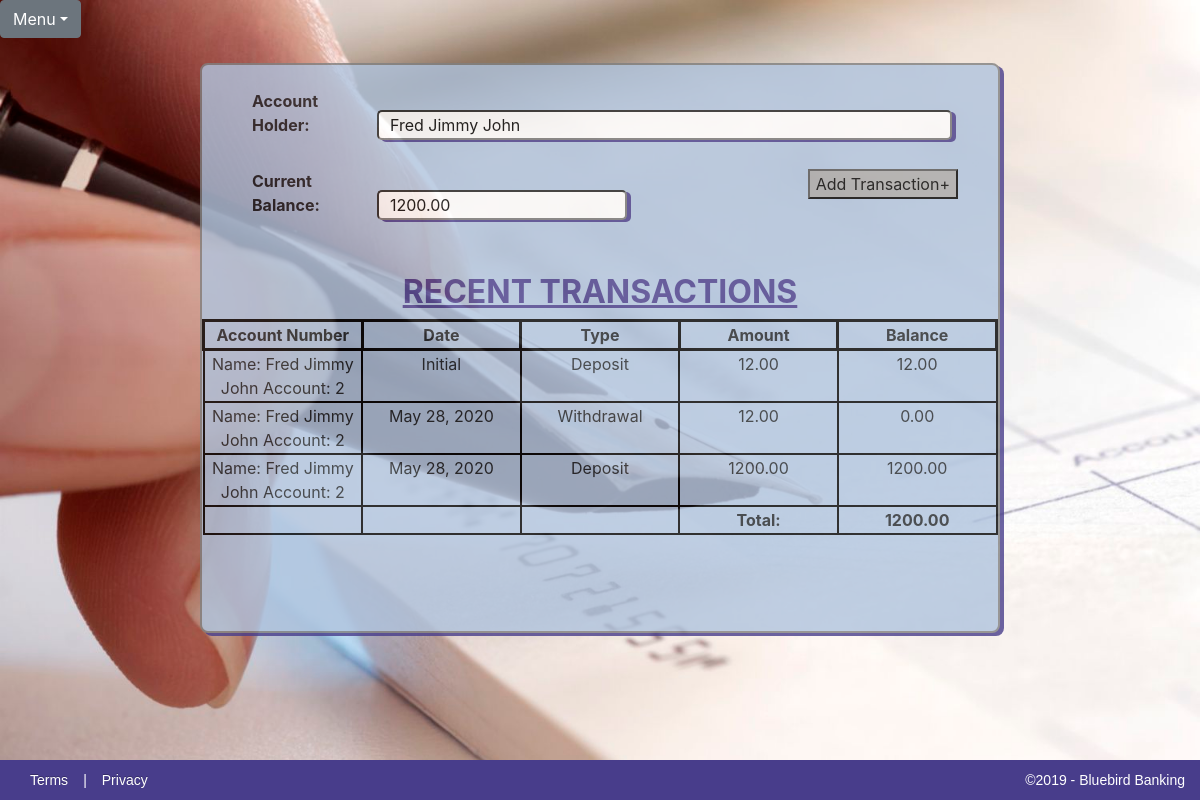
Screenshot of /2/BalanceSheet/ with the database file from the repository.
### CheckbookApp/models.py (models this page shows, shortened)
class Account(models.Model):
    firstName = models.CharField(max_length=60, default="", blank=True, null=False)
    lastName = models.CharField(max_length=60, default="", blank=True, null=False)
    startingBalance = models.DecimalField(default=0.00, max_digits=10000, decimal_places=2)
    accounts = models.Manager()
    def __str__(self):
        return "Name: {} {} Account: {}".format(self.firstName,self.lastName,self.id)

class Transaction(models.Model):
    date = models.DateField()
    type = models.CharField(max_length=60, choices=TYPE_CHOICES, null=False)
    amount = models.DecimalField(default=0.00, max_digits=10000, decimal_places=2, null=False)
    description = models.TextField(max_length=300, default="", blank=True)
    account = models.ForeignKey(Account,on_delete=models.CASCADE, null=False)
    transactions = models.Manager()

### CheckbookApp/views.py (the view)
# urls.py: path('<int:pk>/BalanceSheet/', views.balanceSheet, name="balancesheet"),
def balanceSheet(request,pk):#ADD WILDCARDS BELOW (AFTER INDEX.HTML)
    pk = int(pk)
    item = get_object_or_404(Account, pk=pk)
    trans = Transaction.transactions.filter(account=pk)
    total = []
    total1 = item.startingBalance
    for i in trans:
        if i.type == 'Deposit':
            total1 = total1 + i.amount
            total.append(total1)
        elif i.type == 'Withdrawal':
            total1 = total1 - i.amount
            total.append(total1)
    data = zip(total,trans)
    return render(request, 'CheckbookApp/BalanceSheet.html', {'item': item, 'data': data, 'trans': trans, 'total': total, 'total1': total1})

### CheckbookApp/templates/CheckbookApp/BalanceSheet.html (shortened to what this page needs)
{% extends 'checkbook_base.html' %}
{% block content %}
			<div id="all-transactions-form">
				<form>
					<br>
					<label>Account Holder:</label><input id="accountholder" type="text" name="accountHolder" value="  {{ item.firstName }} {{ item.lastName }}" readonly><br><br>
					<label>Current Balance:</label><input id="balance" type="text" name="currentBalance" value="  {{ total1 }}" readonly>
					<button type="button"><a href="/AddTransaction">Add Transaction+</a></button>
				</form>
				<br><br>
			<h2>RECENT TRANSACTIONS</h2>
			<table>
    		<tr>
        		<th class="center">Account Number</th>
        		<th class="center">Date</th>
				<th class="center">Type</th>
        		<th class="center">Amount</th>
				<th class="center">Balance</th>
    		</tr>
			<tr>
				<td class="center">{{ item }}</td>
        		<td class="center">Initial</td>
        		<td class="center">Deposit</td>
        		<td class="center">{{ item.startingBalance }}</td>
				<td class="center">{{ item.startingBalance }}</td>
    		</tr>
    		{% for item1, item2 in data %}
			<tr>
				<td class="center">{{ item2.account }}</td>
        		<td class="center">{{ item2.date }}</td>
        		<td class="center">{{ item2.type }}</td>
        		<td class="center">{{ item2.amount }}</td>
				<td class="center">{{ item1 }}</td>
			</tr>
			{% endfor %}
			<tr>
				<td></td>
        		<td></td>
        		<td></td>
				<td class="center"><strong>Total:</strong></td>
				<td class="center"><strong>{{ total1 }}</strong></td>
    		</tr>
			</table>
			</div>
			<br><br>
{% endblock %}

### static/CSS/CheckbookApp.css (style rules this page uses)
html, body { height: cover; width: cover; }
body { font-family: Lucida Sans Unicode; text-align: center; background-image: url('../../static/images/CheckCalligraphyPen.jpg'); -webkit-background-size: cover; -moz-background-size: cover; -o-background-size: cover; background-size: cover; overflow: scroll; background-repeat: no-repeat; }
label { width: 125px; margin-left: 50px; font-weight: bold; opacity: initial; }
input, select { width: 500px; border-radius: 5px; box-shadow: 4px 2px darkslateblue; }
th { border: 3px solid black; }
tr td { height: 25px; border: 2px solid black; word-wrap: normal; vertical-align: top; }
.center { text-align: center; width: 15%; }
.checkbook-container h2 { color: darkslateblue; font-size: 32px; font-weight: bold; text-align: center; text-decoration: underline; }
#all-transactions-form { position: relative; }
#all-transactions-form button { background-color: darkgray; position: relative; right: 40px; float: right; }
#accountholder { width: 575px; }
#balance { width: 250px; }
.checkbook-container button, .new-account-button { background-color: darkgray; display: block; margin-left: auto; margin-right: auto; }
button a, button a:hover { text-decoration: none; text-align: center; color:black; }

### rows the page displays
Account: accountHolder "Fred Jimmy John", firstName+lastName+id "Name: Fred Jimmy John Account: 2", startingBalance "12.00"
Transaction: account "Name: Fred Jimmy John Account: 2", date "May 28, 2020", type "Withdrawal", amount "12.00", item1 "0.00"
Transaction: account "Name: Fred Jimmy John Account: 2", date "May 28, 2020", type "Deposit", amount "1200.00"

### other values shown
{{ total1 }} "1200.00"
